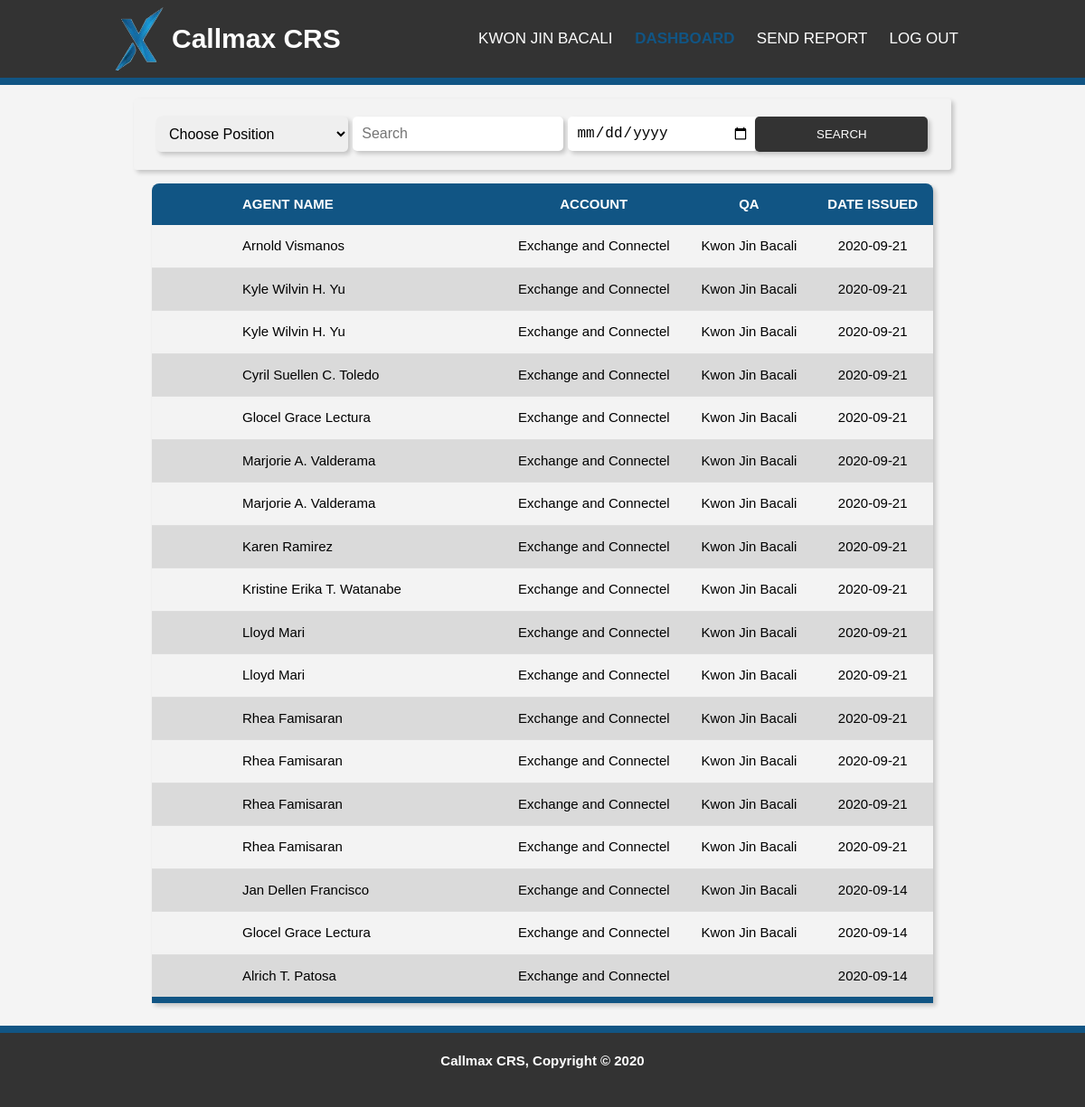
Before: /QAV/reports.php (signed in) with the older database file.
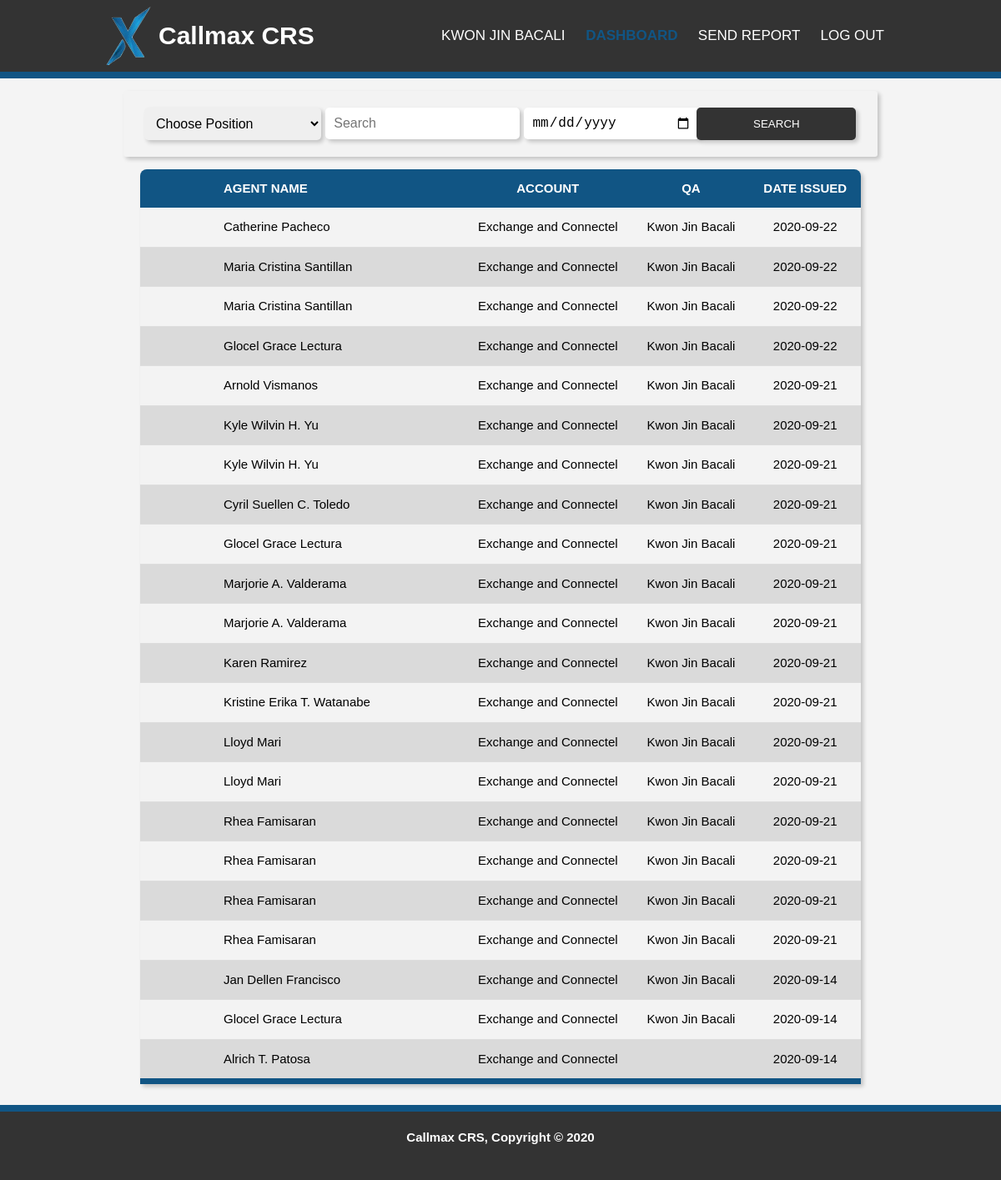
After: the same page with the newer database file.
### tables this page shows
CREATE TABLE `qa_record` (
  `id` int(11) NOT NULL,
  `report_id` int(11) NOT NULL,
  `agent` varchar(255) NOT NULL,
  `account` varchar(255) NOT NULL,
  `minor` int(11) NOT NULL,
  `major` int(11) NOT NULL,
  `total_deduction` int(11) NOT NULL,
  `qa` varchar(255) NOT NULL,
  `date` date NOT NULL,
  `error_items` text NOT NULL,
  `suggestion` text NOT NULL,
  `filename` varchar(1048) NOT NULL,
  `filesize` varchar(255) NOT NULL,
  `downloads` int(11) NOT NULL
);

### text/text.php (called while the page is built, shortened)
<?php
$text['header'] = 'Callmax CRS';
$text['signup'] = 'Sign up';
$text['login'] = 'Login';
$text['send-report'] = 'Send Report';
$text['logout'] = 'log out';
$text['dashboard'] = 'dashboard';
$text['info'] = 'Info';
$text['ack-link'] = 'Acknowledgement Link';
$text['welcome-title'] = ''.$text['header'].' | Welcome';
$text['login-welcome'] = 'Welcome!';
$text['username'] = 'Username';
$text['password'] = 'Password';
$text['forgot-password'] = 'Forgot password?';
$text['no-account'] = 'Don\'t have an account?';
$text['freepik'] = 'Designed by Freepik';
$text['reg-title'] = ''.$text['header'].' | Sign Up';
$text['register-head'] = 'Registration';
$text['firstname'] = 'First Name';
$text['lastname'] = 'Last Name';
$text['email'] = 'Email';
$text['email-add'] = 'Email Address';
$text['cpassword'] = 'Confirm Password';
$text['position'] = 'Position';
$text['choose-pos'] = 'Choose Position';
$text['qav'] = 'Quality Analyst - Voice';
$text['qan'] = 'Quality Analyst - Non-Voice';
$text['hr'] = 'Human Resources';
$text['tl'] = 'Team Leader';
$text['am'] = 'Account Manager';
$text['mis'] = 'MIS';
$text['kpi'] = 'KPI';
$text['accounts'] = 'Accounts';
$text['minus'] = '-';
$text['plus'] = '+';
$text['add-account'] = 'Add Account';
$text['yes-account'] = 'Already have an account?';
$text['login-here'] = 'Login Here';
$text['reg-success'] = 'Registration Successful';
$text['reg-failed'] = 'Registration Failed, Please check the availability of registration';
$text['click-login-here'] = 'Click here to login';
$text['acccess-denied'] = 'Access Denied';
$text['click-here'] = 'Click here';
$text['reg-again'] = 'Click here to register again';
$text['dashboard-title'] = ''.$text['header'].' | Dashboard';
$text['name'] = 'Name';
$text['account'] = 'Account';
$text['status'] = 'Status';
$text['search'] = 'Search';
$text['agentname'] = 'Agent Name';
$text['report-type'] = 'Type of Report';
$text['date-issued'] = 'Date Issued';
$text['sendreport-title'] = ''.$text['header'].' | Send Report';
$text['coaching-form'] = 'Coaching Form';
$text['select-name'] = 'Select Name';
$text['select-account'] = 'Select Account';
$text['choose-issue'] = 'Choose Issue';
$text['issue'] = 'Issue';
$text['knowledge'] = 'Knowledge';
$text['attitude'] = 'Attitude';
$text['skill'] = 'Skill';

### QAV/reports.php (the view, shortened to what this page needs)
<!DOCTYPE html>
<?php include ('../text/text.php');?>
<html>
<head>
    <link rel="stylesheet" type="text/css" href="../css/html-style.css">
</head>
<body>
    <?php
    if (isset($_SESSION['name'])) {
        if ($_SESSION['demerits']=='QAV' || $_SESSION['demerits']=='SUPERADMIN') {
        $search = @$_POST['search'];
        $date = @$_POST['date'];
    ?>
<header>
    <div class="container">
      <div class="heading">
        <div id="branding">
          <img src="../img/favicon.png" alt="logo" />  <h1> <?php echo $text['header'];?></h1>
        </div>
        <div class="menu">
          <nav>
              <ul>
                <li><a href=""><?php echo $_SESSION['name']; ?> </a></li>
                <li class="current"><a href='reports.php'><?php echo $text['dashboard']; ?></a></li>
                <li><a href='sendReport.php'><?php echo $text['send-report']; ?></a></li>
                <li><a href='../logout.php?logout' onclick="return confirm('Are you sure you want to logout?')"><?php echo $text['logout']; ?></a></li>
              </ul>
          </nav>
        </div>
      </div>
    </div>
</header>
<div class="main-container">
  <div class="container">
    <div class="subcontainer">
              <form class="searchForm" name="searchForm" method="post" autocomplete="off">
                <div class="search-gridbox1">
                  <select name="item">
                      <option value="" disabled selected hidden><?php echo $text['choose-pos']; ?></option>
                  </select>
                </div>
                <div class="search-gridbox2">
                  <input type="text" name="search" placeholder="<?php echo $text['search']; ?>" >
                </div>
                <div class="search-gridbox3">
                  <input type="date" name="date">
                </div>
                <div class="search-gridbox4">
                  <button class="button" type="submit" name="searchForm"><?php echo $text['search']; ?></button>
                </div>
                <?php
                $choices = isset($_POST['item']) ? $_POST['item'] : 1;
                 ?>
          </form>
      </div>
      <div class="subcontainer">
        <div class="tablebox">
        <?php
        if ($choices == null) {
        ?>
        <?php
        }
        else {
        ?>
        <?php
          include('../connection.php');
            $query1 = "SELECT * FROM qa_record WHERE UPPER(" .$choices. ") LIKE UPPER('%" .$search. "%') AND date LIKE '".$date."%' ORDER BY id DESC,date ASC limit 50";
            $result1 = mysqli_query($connection, $query1);
            if (mysqli_num_rows($result1) > 0) {
        ?>
          <div class="table_div">
            <table class="dashboard-table">
              <thead>
                <tr>
                  <th><?php echo $text['agentname']; ?></th>
                  <th><?php echo $text['account']; ?></th>
                  <th><?php echo $text['qa']; ?></th>
                  <th><?php echo $text['date-issued']; ?></th>
                </tr>
              </thead>
              <tbody>
              <?php
                while ($row1 = mysqli_fetch_assoc($result1)) {
              ?>
              <tr onclick="window.location='info.php?n=<?php echo $row1['report_id']; ?>'" class="only">
                <td><?php echo $row1['agent']; ?></td>
                <td class="tableData"> <?php echo $row1['account']; ?></td>
                <td class="tableData"> <?php echo $row1['qa']; ?></td>
                <td class="tableData"> <?php echo $row1['date']; ?></td>
            <?php
              }
              ?>
            </tr>
          </tbody>
        </table>
      </div>
<?php
}
?>
<?php } ?>
        </div>
    </div>
  </div>
</div>
<?php
        }else{
            header("location:../error/error.php");
        }
    }else{
        header("location:../index.php?e=Please Log in");
    }
?>
<footer>
    <h4><?php echo $text['footer']; ?></h4>
</footer>
</body>
</html>

### css/html-style.css (style rules this page uses)
:root { --primary-color: #115584; --bg-color: #f4f4f4; --dark-grey: #333; --orange: #f56101; --green: #00aa00; --yellow: #ffc530; --shadow-color: 3px 3px 5px 0 rgba(0, 0, 0, 0.2); }
body { padding: 0; margin: 0; background-color: var(--bg-color); font: 15px/1.5 Arial, Helvetica, sans-serif; }
a { text-decoration: none; color: var(--primary-color); transition: all 250ms ease; transition-property: all; transition-duration: 250ms; transition-timing-function: ease; transition-delay: 0s; }
.container { width: 80%; margin: auto; overflow: hidden; }
.subcontainer { width: 100%; margin: auto; overflow: hidden; }
.main-container { min-height: calc(99.2vh - 85.19px - 89.88px); width: 100%; margin: auto; overflow: hidden; }
.button { border: none; color: #fff; background-color: #333; width: 250px; padding: 10px 10px 10px 10px; border-radius: 5px; text-transform: uppercase; box-shadow: var(--shadow-color); transition: all 250ms ease; transition-property: all; transition-duration: 250ms; transition-timing-function: ease; transition-delay: 0s; }
.heading { width: 100%; margin: auto; display: grid; grid-template-columns: 1fr 1fr; }
header { width: 100%; background-color: var(--dark-grey); color: #fff; border-bottom: var(--primary-color) solid 8px; }
.heading #branding { display: flex; justify-content: left; align-items: center; white-space: nowrap; }
.heading #branding img { width: 70px; }
.heading a { color: #fff; text-decoration: none; text-transform: uppercase; font-size: 17px; }
.heading nav { right: 0; padding: 15px 10px; }
.heading li { display: inline; padding: 10px 10px; white-space: nowrap; transition: all 250ms ease; }
.heading ul { text-align: right; white-space: nowrap; }
.heading .current a { color: var(--primary-color); font-weight: bold; }
.heading .menu { transition: all 250ms ease; }
.searchForm { display: grid; grid-template-columns: 1fr 1fr 1fr 1fr; justify-content: center; align-items: center; text-align: center; width: 90%; margin: auto; margin-top: 15px; margin-bottom: 15px; padding: 20px 20px; border-radius: 3px; box-shadow: var(--shadow-color); background: #f3f3f3; overflow: hidden; grid-gap: 5px; }
.searchForm input[type="date"], .searchForm input[type="text"], .searchForm select { width: 100%; padding: 10px; border-radius: 5px; border: none; font-size: 16px; box-shadow: var(--shadow-color); }
.searchForm .search-gridbox1, .search-gridbox2, .search-gridbox3, .search-gridbox4 { width: 100%; margin: auto; padding: 0 5px; }
.search-gridbox3 input[type="date"] { height: 18px; width: 90%; margin-left: 20px; }
.searchForm button { padding: 12px 10px; width: 90%; }
.dashboard-table { width: 90%; border-collapse: collapse; margin: auto; margin-bottom: 25px; border-radius: 8px 8px 0 0; overflow: hidden; box-shadow: var(--shadow-color); }
.dashboard-table thead { background-color: var(--primary-color); color: #fff; text-transform: uppercase; }
.dashboard-table th, .dashboard-table td { padding: 12px 15px; text-align: center; }
.dashboard-table td:first-child { text-align: left; padding: 0 100px; }
.dashboard-table th:first-child { text-align: left; padding: 0 100px; }
.dashboard-table tbody tr { border-bottom: #dddddd 1px solid; background: #f3f3f3; cursor: pointer; transition: all 250ms ease; transition-property: all; transition-duration: 250ms; transition-timing-function: ease; transition-delay: 0s; }
.dashboard-table tbody tr:nth-of-type(even) { background-color: #dadada; }
.dashboard-table tbody tr:last-of-type { border-bottom: var(--primary-color) 7px solid; }
footer { padding-bottom: 20px; text-align: center; border-top: var(--primary-color) solid 8px; background-color: var(--dark-grey); color: #fff; }

Changed rows visible on the page:
added qa_record: agent "Catherine Pacheco", account "Exchange and Connectel", qa "Kwon Jin Bacali", date "2020-09-22"
added qa_record: agent "Maria Cristina Santillan", account "Exchange and Connectel", qa "Kwon Jin Bacali", date "2020-09-22"
added qa_record: agent "Maria Cristina Santillan", account "Exchange and Connectel", qa "Kwon Jin Bacali", date "2020-09-22"
added qa_record: agent "Glocel Grace Lectura", account "Exchange and Connectel", qa "Kwon Jin Bacali", date "2020-09-22"
